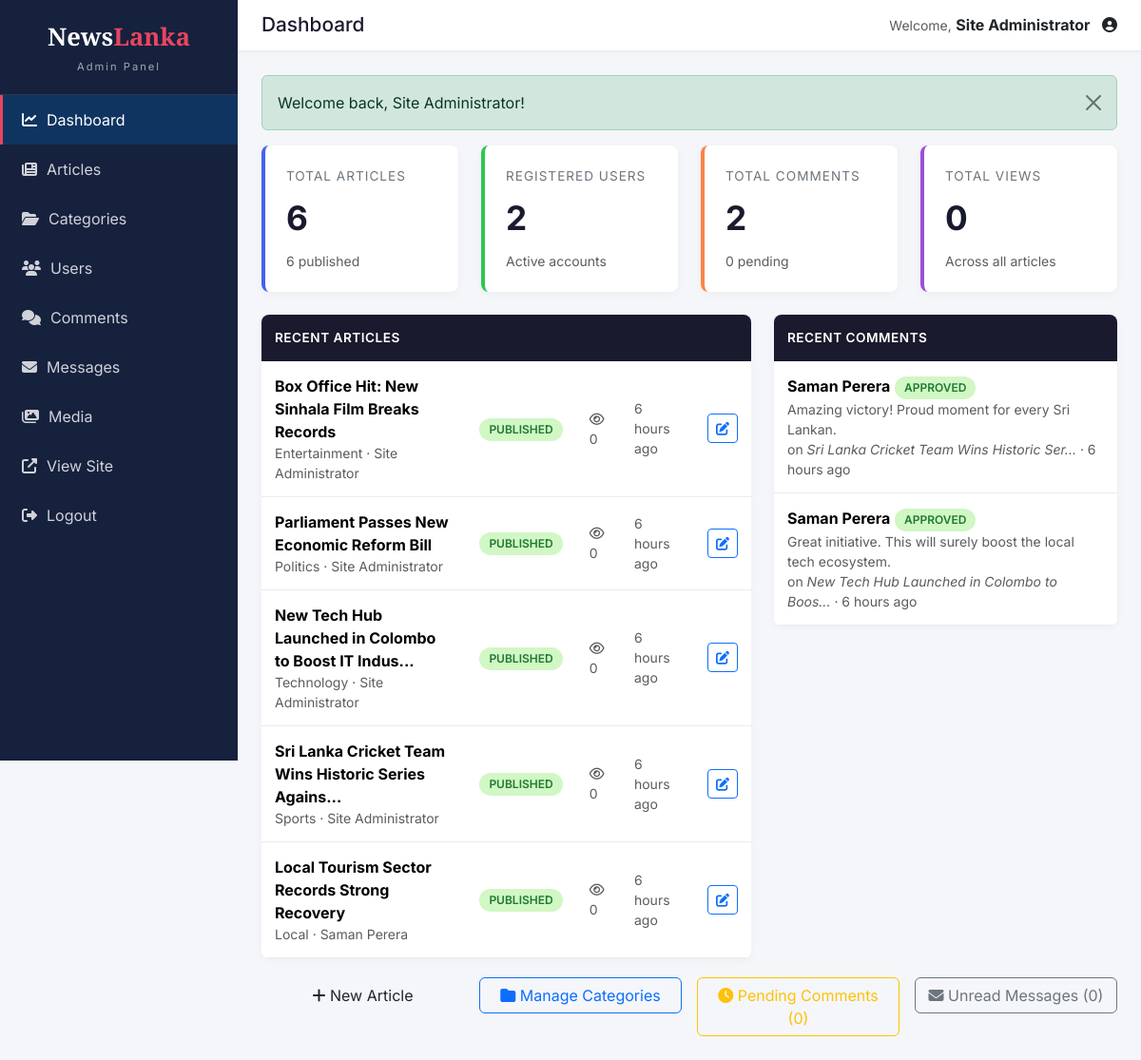
/admin/index.php (signed in), run on the app's committed database.
### tables this page shows
CREATE TABLE users (
    id INT AUTO_INCREMENT PRIMARY KEY,
    name VARCHAR(100) NOT NULL,
    email VARCHAR(150) NOT NULL UNIQUE,
    password VARCHAR(255) NOT NULL,
    role ENUM('admin', 'user') NOT NULL DEFAULT 'user',
    avatar VARCHAR(255) DEFAULT NULL,
    bio TEXT DEFAULT NULL,
    created_at TIMESTAMP DEFAULT CURRENT_TIMESTAMP
);

CREATE TABLE articles (
    id INT AUTO_INCREMENT PRIMARY KEY,
    title VARCHAR(255) NOT NULL,
    slug VARCHAR(280) NOT NULL UNIQUE,
    excerpt VARCHAR(500),
    content LONGTEXT NOT NULL,
    image VARCHAR(255),
    category_id INT NOT NULL,
    author_id INT NOT NULL,
    status ENUM('draft', 'published') DEFAULT 'draft',
    is_featured TINYINT(1) DEFAULT 0,
    views INT UNSIGNED DEFAULT 0,
    created_at TIMESTAMP DEFAULT CURRENT_TIMESTAMP,
    updated_at TIMESTAMP DEFAULT CURRENT_TIMESTAMP ON UPDATE CURRENT_TIMESTAMP,
    INDEX idx_status (status),
    INDEX idx_category (category_id),
    INDEX idx_created (created_at),
    FOREIGN KEY (category_id) REFERENCES categories(id) ON DELETE CASCADE,
    FOREIGN KEY (author_id) REFERENCES users(id) ON DELETE CASCADE
);

CREATE TABLE categories (
    id INT AUTO_INCREMENT PRIMARY KEY,
    name VARCHAR(80) NOT NULL UNIQUE,
    slug VARCHAR(100) NOT NULL UNIQUE,
    description TEXT,
    created_at TIMESTAMP DEFAULT CURRENT_TIMESTAMP
);

CREATE TABLE comments (
    id INT AUTO_INCREMENT PRIMARY KEY,
    article_id INT NOT NULL,
    user_id INT NOT NULL,
    comment TEXT NOT NULL,
    status ENUM('pending', 'approved', 'rejected') DEFAULT 'pending',
    created_at TIMESTAMP DEFAULT CURRENT_TIMESTAMP,
    FOREIGN KEY (article_id) REFERENCES articles(id) ON DELETE CASCADE,
    FOREIGN KEY (user_id) REFERENCES users(id) ON DELETE CASCADE
);

### includes/functions.php (called while the page is built, shortened)
<?php
require_once __DIR__ . '/db.php';
require_once __DIR__ . '/auth.php';
function e($string) {
    return htmlspecialchars($string ?? '', ENT_QUOTES, 'UTF-8');
}
function flash($key, $message = null) {
    if ($message === null) {
        $msg = $_SESSION['flash'][$key] ?? null;
        return $msg;
    }
}
function time_ago($datetime) {
    $time = time() - strtotime($datetime);
    if ($time < 86400) return floor($time / 3600) . ' hours ago';
    return format_date($datetime);
}
function truncate($text, $length = 150) {
    $text = strip_tags($text);
    if (strlen($text) <= $length) return $text;
    return substr($text, 0, $length) . '...';
}

### includes/auth.php (called while the page is built, shortened)
<?php
require_once __DIR__ . '/functions.php';
function is_logged_in() {
    return isset($_SESSION['user_id']);
}
function current_user() {
    return [
        'id'    => $_SESSION['user_id'],
        'name'  => $_SESSION['user_name'],
        'email' => $_SESSION['user_email'] ?? '',
        'role'  => $_SESSION['user_role'],
    ];
}

### includes/db.php (called while the page is built, shortened)
<?php
class Database {
    private static $instance = null;
    private $pdo;
    private function __construct() {
        $dsn = "mysql:host=" . DB_HOST . ";dbname=" . DB_NAME . ";charset=" . DB_CHARSET;
        $options = [
            PDO::ATTR_ERRMODE            => PDO::ERRMODE_EXCEPTION,
            PDO::ATTR_DEFAULT_FETCH_MODE => PDO::FETCH_ASSOC,
            PDO::ATTR_EMULATE_PREPARES   => false,
        ];
        try {
            $this->pdo = new PDO($dsn, DB_USER, DB_PASS, $options);
        } catch (PDOException $e) {
            die("Database connection failed: " . $e->getMessage());
        }
    }
    public static function getInstance() {
        if (self::$instance === null) {
            self::$instance = new self();
        }
        return self::$instance;
    }
    public function getConnection() {
        return $this->pdo;
    }
}
function db() {
    return Database::getInstance()->getConnection();
}

### admin/index.php (the view, shortened to what this page needs)
<?php
require_once __DIR__ . '/../includes/functions.php';
$admin_page = 'dashboard';
$page_title = 'Dashboard';
$stats = [
    'articles'   => (int)db()->query("SELECT COUNT(*) FROM articles")->fetchColumn(),
    'published'  => (int)db()->query("SELECT COUNT(*) FROM articles WHERE status='published'")->fetchColumn(),
    'users'      => (int)db()->query("SELECT COUNT(*) FROM users")->fetchColumn(),
    'comments'   => (int)db()->query("SELECT COUNT(*) FROM comments")->fetchColumn(),
    'pending'    => (int)db()->query("SELECT COUNT(*) FROM comments WHERE status='pending'")->fetchColumn(),
    'messages'   => (int)db()->query("SELECT COUNT(*) FROM contact_messages WHERE is_read=0")->fetchColumn(),
    'categories' => (int)db()->query("SELECT COUNT(*) FROM categories")->fetchColumn(),
    'views'      => (int)db()->query("SELECT COALESCE(SUM(views),0) FROM articles")->fetchColumn(),
];
$recent_articles = db()->query("
    SELECT a.id, a.title, a.status, a.views, a.created_at, u.name AS author, c.name AS cat_name
    FROM articles a
    JOIN users u ON a.author_id = u.id
    JOIN categories c ON a.category_id = c.id
    ORDER BY a.created_at DESC LIMIT 5
")->fetchAll();
$recent_comments = db()->query("
    SELECT c.id, c.comment, c.status, c.created_at, u.name AS user_name, a.title AS article_title
    FROM comments c JOIN users u ON c.user_id = u.id JOIN articles a ON c.article_id = a.id
    ORDER BY c.created_at DESC LIMIT 5
")->fetchAll();
include __DIR__ . '/_layout_top.php';
?>
<div class="row g-4 mb-4">
    <div class="col-md-3"><div class="stat-card blue">
        <div class="label">Total Articles</div>
        <div class="value"><?= $stats['articles'] ?></div>
        <div class="small text-muted mt-2"><?= $stats['published'] ?> published</div>
    </div></div>
    <div class="col-md-3"><div class="stat-card green">
        <div class="label">Registered Users</div>
        <div class="value"><?= $stats['users'] ?></div>
        <div class="small text-muted mt-2">Active accounts</div>
    </div></div>
    <div class="col-md-3"><div class="stat-card orange">
        <div class="label">Total Comments</div>
        <div class="value"><?= $stats['comments'] ?></div>
        <div class="small text-muted mt-2"><?= $stats['pending'] ?> pending</div>
    </div></div>
    <div class="col-md-3"><div class="stat-card purple">
        <div class="label">Total Views</div>
        <div class="value"><?= number_format($stats['views']) ?></div>
        <div class="small text-muted mt-2">Across all articles</div>
    </div></div>
</div>
<div class="row g-4">
    <div class="col-lg-7">
        <div class="admin-table">
            <table class="table mb-0">
                <thead><tr><th colspan="5">Recent Articles</th></tr></thead>
                <tbody>
                <?php foreach ($recent_articles as $a): ?>
                    <tr>
                        <td>
                            <strong><?= e(truncate($a['title'], 50)) ?></strong>
                            <div class="small text-muted"><?= e($a['cat_name']) ?> · <?= e($a['author']) ?></div>
                        </td>
                        <td>
                            <span class="pill <?= $a['status'] === 'published' ? 'pill-success' : 'pill-warning' ?>"><?= e($a['status']) ?></span>
                        </td>
                        <td class="small text-muted"><i class="far fa-eye"></i> <?= $a['views'] ?></td>
                        <td class="small text-muted"><?= time_ago($a['created_at']) ?></td>
                        <td><a href="articles.php?action=edit&id=<?= $a['id'] ?>" class="btn btn-sm btn-outline-primary"><i class="fas fa-edit"></i></a></td>
                    </tr>
                <?php endforeach; ?>
                </tbody>
            </table>
        </div>
    </div>
    <div class="col-lg-5">
        <div class="admin-table">
            <table class="table mb-0">
                <thead><tr><th colspan="2">Recent Comments</th></tr></thead>
                <tbody>
                <?php foreach ($recent_comments as $c): ?>
                    <tr>
                        <td>
                            <div><strong><?= e($c['user_name']) ?></strong> <span class="pill <?= $c['status'] === 'approved' ? 'pill-success' : ($c['status'] === 'pending' ? 'pill-warning' : 'pill-danger') ?>"><?= e($c['status']) ?></span></div>
                            <div class="small text-muted"><?= e(truncate($c['comment'], 80)) ?></div>
                            <div class="small text-muted">on <em><?= e(truncate($c['article_title'], 40)) ?></em> · <?= time_ago($c['created_at']) ?></div>
                        </td>
                    </tr>
                <?php endforeach; ?>
                </tbody>
            </table>
        </div>
    </div>
</div>
<div class="row g-3 mt-1">
    <div class="col-md-3"><a href="articles.php?action=new" class="btn btn-accent w-100"><i class="fas fa-plus"></i> New Article</a></div>
    <div class="col-md-3"><a href="categories.php" class="btn btn-outline-primary w-100"><i class="fas fa-folder"></i> Manage Categories</a></div>
    <div class="col-md-3"><a href="comments.php?status=pending" class="btn btn-outline-warning w-100"><i class="fas fa-clock"></i> Pending Comments (<?= $stats['pending'] ?>)</a></div>
    <div class="col-md-3"><a href="messages.php" class="btn btn-outline-secondary w-100"><i class="fas fa-envelope"></i> Unread Messages (<?= $stats['messages'] ?>)</a></div>
</div>
<?php include __DIR__ . '/_layout_bottom.php'; ?>

### admin/_layout_top.php (shortened to what this page needs)
<?php
require_once __DIR__ . '/../includes/auth.php';
$admin_page = $admin_page ?? 'dashboard';
$page_title = $page_title ?? 'Admin';
?>
<!DOCTYPE html>
<html lang="en">
<head>
    <link rel="stylesheet" href="https://cdn.jsdelivr.net/npm/bootstrap@5.3.2/dist/css/bootstrap.min.css">
    <link rel="stylesheet" href="https://cdnjs.cloudflare.com/ajax/libs/font-awesome/6.4.2/css/all.min.css">
    <link rel="stylesheet" href="<?= SITE_URL ?>/assets/css/admin.css">
</head>
<body class="admin-body">
<div class="admin-wrap">
    <aside class="admin-sidebar">
        <div class="brand">
            <a href="index.php">News<span style="color:var(--admin-accent)">Lanka</span></a>
            <small>Admin Panel</small>
        </div>
        <ul>
            <li><a href="index.php"      class="<?= $admin_page === 'dashboard'  ? 'active' : '' ?>"><i class="fas fa-chart-line"></i> <span>Dashboard</span></a></li>
            <li><a href="articles.php"   class="<?= $admin_page === 'articles'   ? 'active' : '' ?>"><i class="fas fa-newspaper"></i> <span>Articles</span></a></li>
            <li><a href="categories.php" class="<?= $admin_page === 'categories' ? 'active' : '' ?>"><i class="fas fa-folder-open"></i> <span>Categories</span></a></li>
            <li><a href="users.php"      class="<?= $admin_page === 'users'      ? 'active' : '' ?>"><i class="fas fa-users"></i> <span>Users</span></a></li>
            <li><a href="comments.php"   class="<?= $admin_page === 'comments'   ? 'active' : '' ?>"><i class="fas fa-comments"></i> <span>Comments</span></a></li>
            <li><a href="messages.php"   class="<?= $admin_page === 'messages'   ? 'active' : '' ?>"><i class="fas fa-envelope"></i> <span>Messages</span></a></li>
            <li><a href="uploads.php"    class="<?= $admin_page === 'media'      ? 'active' : '' ?>"><i class="fas fa-images"></i> <span>Media</span></a></li>
            <li><a href="<?= SITE_URL ?>/index.php" target="_blank"><i class="fas fa-external-link-alt"></i> <span>View Site</span></a></li>
            <li><a href="<?= SITE_URL ?>/logout.php"><i class="fas fa-sign-out-alt"></i> <span>Logout</span></a></li>
        </ul>
    </aside>
    <main class="admin-main">
        <div class="admin-topbar">
            <h1 class="page-title"><?= e($page_title) ?></h1>
            <div>
                <span class="text-muted small">Welcome,</span>
                <strong><?= e(current_user()['name']) ?></strong>
                <i class="fas fa-user-circle text-accent ms-2"></i>
            </div>
        </div>
        <div class="admin-content">
            <?php if ($fs = flash('success')): ?>
                <div class="alert alert-success alert-dismissible fade show"><?= e($fs) ?><button type="button" class="btn-close" data-bs-dismiss="alert"></button></div>
            <?php endif; ?>

### public/assets/css/admin.css (style rules this page uses)
:root { --admin-primary: #1a1a2e; --admin-accent: #e94560; --admin-sidebar: #16213e; --admin-sidebar-active: #0f3460; }
body.admin-body { background: #f4f6f9; font-family: 'Inter', sans-serif; margin: 0; }
.admin-wrap { display: flex; min-height: 100vh; }
.admin-sidebar { width: 250px; background: var(--admin-sidebar); color: #fff; flex-shrink: 0; position: sticky; top: 0; height: 100vh; overflow-y: auto; }
.admin-sidebar .brand { padding: 20px; border-bottom: 1px solid rgba(255,255,255,0.1); text-align: center; }
.admin-sidebar .brand a { color: #fff; font-family: 'Playfair Display', serif; font-size: 1.6rem; font-weight: 900; text-decoration: none; }
.admin-sidebar .brand small { display: block; color: rgba(255,255,255,0.6); font-size: 0.7rem; letter-spacing: 2px; margin-top: 4px; }
.admin-sidebar ul { list-style: none; padding: 0; margin: 0; }
.admin-sidebar ul li a { display: flex; align-items: center; gap: 10px; padding: 14px 20px; color: rgba(255,255,255,0.8); text-decoration: none; border-left: 3px solid transparent; transition: all 0.2s; }
.admin-sidebar ul li a.active { background: var(--admin-sidebar-active); border-left-color: var(--admin-accent); color: #fff; }
.admin-main { flex: 1; padding: 0; }
.admin-topbar { background: #fff; padding: 14px 25px; border-bottom: 1px solid #e9ecef; display: flex; justify-content: space-between; align-items: center; box-shadow: 0 1px 3px rgba(0,0,0,0.04); }
.admin-topbar .page-title { font-size: 1.3rem; margin: 0; color: var(--admin-primary); }
.admin-content { padding: 25px; }
.stat-card { background: #fff; border-radius: 8px; padding: 22px; border-left: 4px solid var(--admin-accent); box-shadow: 0 2px 8px rgba(0,0,0,0.04); }
.stat-card .label { color: #6c757d; font-size: 0.85rem; text-transform: uppercase; letter-spacing: 1px; margin-bottom: 8px; }
.stat-card .value { font-size: 2.2rem; font-weight: 700; color: var(--admin-primary); }
.stat-card.blue { border-left-color: #4361ee; }
.stat-card.green { border-left-color: #2dc653; }
.stat-card.orange { border-left-color: #f9844a; }
.stat-card.purple { border-left-color: #9d4edd; }
.admin-table { background: #fff; border-radius: 8px; overflow: hidden; box-shadow: 0 2px 8px rgba(0,0,0,0.04); }
.admin-table table { margin: 0; }
.admin-table thead th { background: var(--admin-primary); color: #fff; font-weight: 600; font-size: 0.85rem; text-transform: uppercase; letter-spacing: 0.5px; padding: 14px; border: none; }
.admin-table tbody td { padding: 14px; vertical-align: middle; border-bottom: 1px solid #e9ecef; }
.pill { display: inline-block; padding: 3px 10px; border-radius: 12px; font-size: 0.75rem; font-weight: 600; text-transform: uppercase; }
.pill-success { background: #d1f7c4; color: #1f7a32; }

### data on the page
users: name "Site Administrator"
articles: id "6", views "0", title "Box Office Hit: New Sinhala Film Breaks Records", category.name "Entertainment", author.name "Site Administrator", status "PUBLISHED", created_at "6 hours ago"
articles: title "Parliament Passes New Economic Reform Bill", category.name "Politics", author.name "Site Administrator", status "PUBLISHED", views "0", created_at "6 hours ago"
articles: title "New Tech Hub Launched in Colombo to Boost IT Indus...", category.name "Technology", author.name "Site Administrator", status "PUBLISHED", views "0", created_at "6 hours ago"
articles: title "Sri Lanka Cricket Team Wins Historic Series Agains...", category.name "Sports", author.name "Site Administrator", status "PUBLISHED", views "0", created_at "6 hours ago"
articles: title "Local Tourism Sector Records Strong Recovery", category.name "Local", author.name "Saman Perera", status "PUBLISHED", views "0", created_at "6 hours ago"
comments: user.name "Saman Perera", status "APPROVED", comment "Amazing victory! Proud moment for every Sri Lankan.", article.title "Sri Lanka Cricket Team Wins Historic Ser...", created_at "6 hours ago"
comments: user.name "Saman Perera", status "APPROVED", comment "Great initiative. This will surely boost the local tech ecosystem.", article.title "New Tech Hub Launched in Colombo to Boos...", created_at "6 hours ago"

### other printed values
$page_title "Dashboard"
$fs "Welcome back, Site Administrator!"
$stats['users'] "2"
$stats['comments'] "2"
